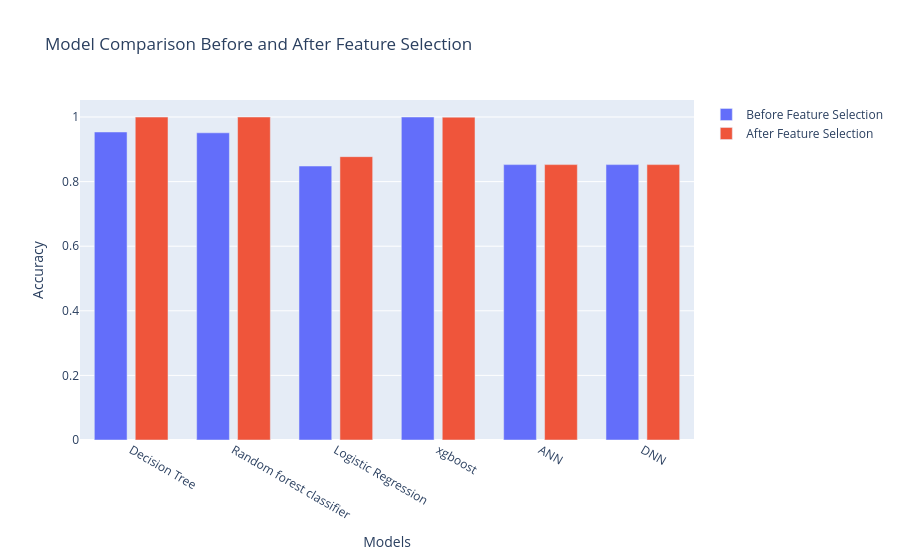

Here is the notebook cell this chart was saved with:
### Code cell
import plotly.graph_objects as go

# Data for Before Feature Selection
models = ['Decision Tree','Random forest classifier','Logistic Regression','xgboost',"ANN","DNN"]
accuracy_before = [dtc_acc, rf_acc,lr_acc,xgb_acc,test_accuracy,test_accuracy]

# # Data for After Feature Selection
# models_like_hood = ['Decision Tree','Random forest classifier','Logistic Regression','xgboost']
accuracy_before_like_hood = [dtc1_tacc, rfp_acc1,lrp_acc1,xgbp_acc1,test_accuracy,test_accuracy]

# Create the side-by-side bar chart
fig = go.Figure()
fig.add_trace(go.Bar(
    x=models,
    y=accuracy_before,
    name='Before Feature Selection',
    offsetgroup=0
))
fig.add_trace(go.Bar(
    x=models,
    y=accuracy_before_like_hood,
    name='After Feature Selection',
    offsetgroup=1
))

# Set the layout
fig.update_layout(
    title='Model Comparison Before and After Feature Selection',
    xaxis_title='Models',
    yaxis_title='Accuracy',
    barmode='group',
    bargroupgap=0.2
)

# Show the plot
fig.show()

### Figure 1 — Plotly figure (JSON) as saved in the notebook; plotly's stock layout.template omitted (floating-point values rounded to 4 significant figures)
{"data": [{"name": "Before Feature Selection", "offsetgroup": "0", "type": "bar", "x": ["Decision Tree", "Random forest classifier", "Logistic Regression", "xgboost", "ANN", "DNN"], "y": [0.9536, 0.9511, 0.8482, 1, 0.8526, 0.8526]}, {"name": "After Feature Selection", "offsetgroup": "1", "type": "bar", "x": ["Decision Tree", "Random forest classifier", "Logistic Regression", "xgboost", "ANN", "DNN"], "y": [0.9998, 1, 0.8772, 0.9995, 0.8526, 0.8526]}], "layout": {"bargroupgap": 0.2, "barmode": "group", "title": {"text": "Model Comparison Before and After Feature Selection"}, "xaxis": {"title": {"text": "Models"}}, "yaxis": {"title": {"text": "Accuracy"}}}}
